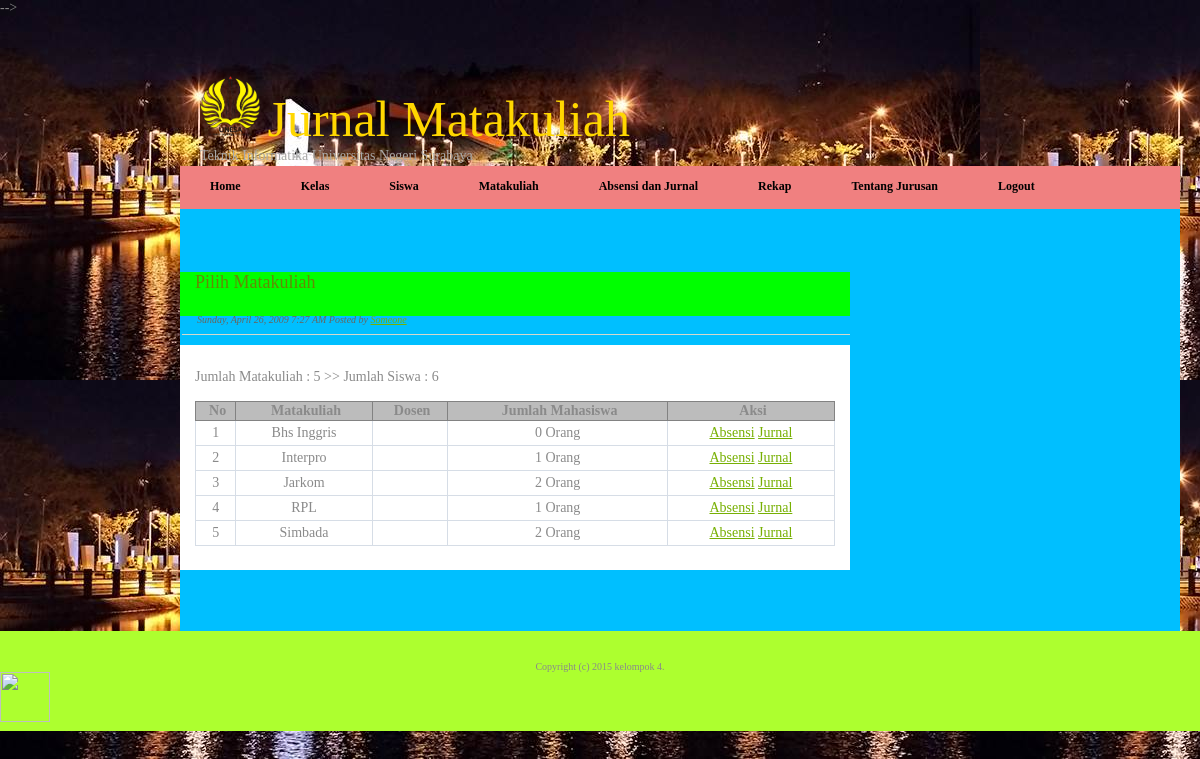
The page /admin.php?page=jurnal&kd_kelas=1 (signed in) on the database its author committed.
### tables this page shows
CREATE TABLE `matakuliah` (
  `kd_mk` int(11) NOT NULL auto_increment,
  `nm_mk` varchar(20) NOT NULL,
  `dosen` varchar(20) NOT NULL,
  `kd_kelas` int(11) NOT NULL,
  PRIMARY KEY  (`kd_mk`),
  KEY `kd_kelas` (`kd_kelas`)
);

### jurnal.php (the view, shortened to what this page needs)
<div class="post">
	<h2 class="title"><a href="#">Pilih Matakuliah</a></h2>
									<p class="meta"><em>Sunday, April 26, 2009 7:27 AM Posted by <a href="#">Someone</a></em></p>
	<div class="entry">
		<p>
		<table class="datatable">
		<tr>
			<th>No</th><th>Matakuliah</th><th>Dosen</th><th>Jumlah Mahasiswa</th><th>Aksi</th>
		</tr>
		<?php
		include "conn.php";
		$kd_kelas=$_GET['kd_kelas'];
		$matakuliah=mysql_query("select * from matakuliah where kd_kelas='$kd_kelas' order by nm_mk asc ",$koneksi);
		echo "<br><br>";
		while($row=mysql_fetch_array($matakuliah)){
			$siswa=mysql_query("select * from siswa where kd_mk='$row[kd_mk]'",$koneksi);
			$jumlah=mysql_num_rows($siswa);
			?>
			<tr>
				<td align="center"><?php echo $c=$c+1; ?></td>
				<td align="center"><?php echo $row['nm_mk']; ?></td>
				<td align="center"><?php echo $row['kd_dosen']; ?></td>
				<td align="center"><?php echo $jumlah;?> Orang</td>
				<td align="center"><a href="?page=input_absensi&kd_mk=<?php echo $row['kd_mk'];?>">Absensi</a>
				<a href="?page=input_jurnal&kd_mk=<?php echo $row['kd_mk'];?>">Jurnal</a>
			</td>
			</tr>
			<?php
		}
		?>
		</table>
		</p>
  </div>
</div>

### style.css (style rules this page uses)
body { margin: 0; padding: 0; background-image:ketintang; font-family: verdana; font-size: 14px; color: #8A8A8A; }
h1, h2, h3 { margin: 0; font-weight: normal; color: #618C04; }
h2 { font-size: 14px; }
p, ul, ol { margin-top: 0; line-height: 240%; text-align: justify; }
a { color: #77B003; }
.post { margin-bottom: 45px; }
.post .title { height: 44px; padding-left: 15px; background: lime; }
.post .title a { text-decoration: none; font-size: 18px; color: #618C04; }
.post .meta { margin-top: -8px; margin-left: 2px; padding: 0px 30px 2px 15px; border-bottom: 1px solid #D4D8CB; font-family: verdana; font-weight: normal; font-size: 10px; color: #66665E; }
.post .entry { margin-bottom: 10px; padding: 10px 15px 10px 15px; background: white; }
.datatable { border: 1px solid #D6DDE6; border-collapse: collapse; width: 100%; }
.datatable td { border: 1px solid #D6DDE6; padding: 4px; }
.datatable th { border: 1px solid #828282; background-color: #BCBCBC; font-weight: bold; text-align: left; padding-left: 4px; padding-right: 0px; text-align:center; }

### rows shown on the page
matakuliah: nm_mk "Bhs Inggris", jumlah "0"
matakuliah: c "2", nm_mk "Interpro", jumlah "1"
matakuliah: c "3", nm_mk "Jarkom", jumlah "2"
matakuliah: c "4", nm_mk "RPL", jumlah "1"
matakuliah: c "5", nm_mk "Simbada", jumlah "2"
